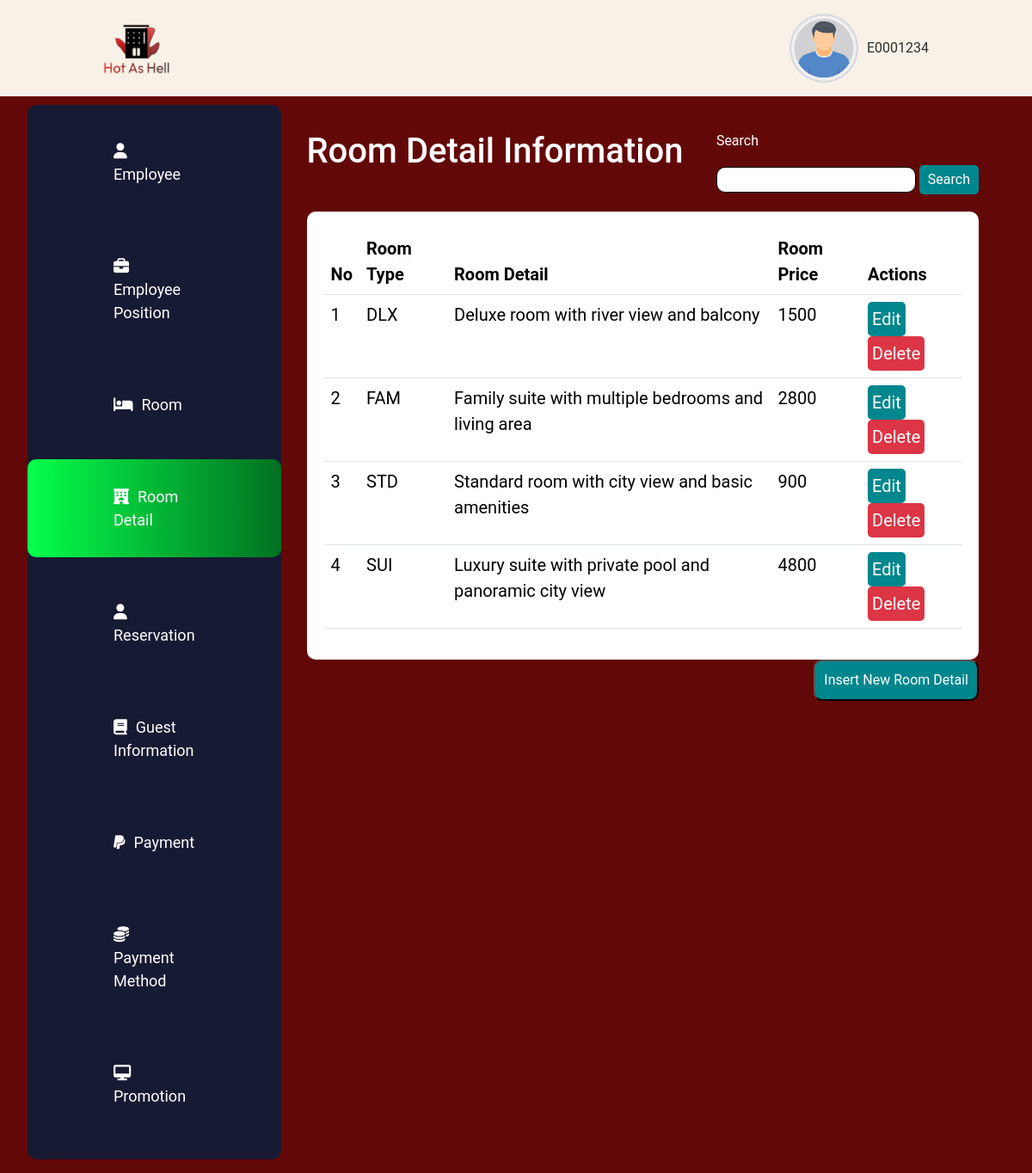
The page /AllLinkedTestDashboard/TestRoomDetailDashboard.php on the database its author committed.
### tables this page shows
CREATE TABLE `room_details` (
  `RoomType` varchar(4) NOT NULL,
  `RoomDetail` text NOT NULL,
  `RoomPrice` int(11) NOT NULL
);

### AllLinkedTestDashboard/TestRoomDetailDashboard.php (the view, shortened to what this page needs)
<!DOCTYPE html>
<html lang="en">
<head>
    <link rel="stylesheet" href="https://cdnjs.cloudflare.com/ajax/libs/font-awesome/6.5.2/css/all.min.css" />
    <link href="https://cdn.jsdelivr.net/npm/bootstrap@5.3.3/dist/css/bootstrap.min.css" rel="stylesheet">
    <link rel="stylesheet" href="style.css">
</head>
<body>
    <nav>
        <img src="images/logo.png" alt="" srcset="" id="logo" style="width: 80px; height: 80px;">
        <div style="display: flex;">
            <img src="images/boy.png" alt="" srcset="" id="person" style="width: 80px; height: 80px;">
            <p id="name">E0001234</p>
        </div>
    </nav>
    <div class="main">
        <div class="left">
            <ul>
                <li><a href="index.html"><i class="fa-solid fa-user" style="margin-right: 10px;"></i>Employee</a></li>
                <li><a href="TestPositionDashboard.php"><i class="fa-solid fa-briefcase" style="margin-right: 10px;"></i>Employee Position</a></li>
                <li><a href="TestRoomDashBoard.php"><i class="fa-solid fa-bed" style="margin-right: 10px;"></i>Room</a></li>
                <li class="highlight"><a href="TestRoomDetailDashBoard.php"><i class="fa-solid fa-hotel" style="margin-right: 10px;"></i>Room Detail</a></li>
                <li><a href="reservation.html"><i class="fa-solid fa-user" style="margin-right: 10px;"></i>Reservation</a></li>
                <li><a href="guest.html"><i class="fa-solid fa-book" style="margin-right: 10px;"></i>Guest Information</a></li>
                <li><a href="payment.html"><i class="fa-brands fa-paypal" style="margin-right: 10px;"></i>Payment</a></li>
                <li><a href="TestMethodDashboard.php"><i class="fa-solid fa-coins" style="margin-right: 10px;"></i>Payment Method</a></li>
                <li><a href="TestPromotionDashboard.php"><i class="fa-solid fa-desktop" style="margin-right: 10px;"></i>Promotion</a></li>
            </ul>
        </div>
        <div class="right">
        <div style="display: flex; justify-content: space-between; color: white;">
                <h1>Room Detail Information</h1>
                <div>
                <form method="GET" action="TestRoomDetailSearchForm2.php">
                        <p>Search</p>
                        <input type="text" name="search" id="search" style="background-color: white; border: 1px solid black; border-radius: 10px; padding: 5px; height: 30px;">
                        <button type="submit" style="background-color: #00868D; color: white; border: none; border-radius: 5px; padding: 5px 10px;">Search</button>
                    </form>
                </div>
            </div>
            <div style="margin-top: 20px; border-radius: 10px; background-color: white; padding: 20px; min-height: 500px; height: 100%;">
                <?php
                $con = mysqli_connect("localhost", "root", "", "hot_as_hell");
                $RoomType = isset($_POST['room_type']) ? $_POST['room_type'] : '';
                $r = 1;
                $query = "SELECT * FROM room_details WHERE RoomType LIKE '%$RoomType%' ORDER BY RoomType ASC";
                $result = mysqli_query($con, $query);
                echo "<table class='table table-hover' style='font-size: 20px;'>";
                echo "<thead>";
                echo "<tr>";
                echo "<th>No</th>";
                echo "<th>Room Type</th>";
                echo "<th>Room Detail</th>";
                echo "<th>Room Price</th>";
                echo "<th>Actions</th>";
                echo "</tr>";
                echo "</thead>";
                echo "<tbody>";
                foreach ($result as $row) {
                    echo "<tr>";
                    echo "<td>".$r++."</td>";
                    echo "<td>".$row["RoomType"]."</td>";
                    echo "<td>".$row["RoomDetail"]."</td>";
                    echo "<td>".$row["RoomPrice"]."</td>";
                    echo "<td>";
                    echo "<a href='TestRoomDetailEditForm.php?type=".$row["RoomType"]."'><button style='color: white; border-radius: 5px; background-color: #00868D; padding: 5px; border: none;'>Edit</button></a> ";
                    echo "<a href='TestRoomDetailDeleteForm.php?type=".$row["RoomType"]."'><button style='color: white; border-radius: 5px; background-color: #DC3545; padding: 5px; border: none;'>Delete</button></a>";
                    echo "</td>";
                    echo "</tr>";
                }
                echo "</tbody>";
                echo "</table>";
                ?>
            </div>
            <div style="width: 100%; display: flex; justify-content: flex-end;">
                <a href="testRoomDetailInsertForm.php">
                    <button style="color: white; border-radius: 10px; background-color: #00868D; padding: 10px;">Insert New Room Detail</button>
                </a>
            </div>
        </div>
    </div>
</body>
</html>

### AllLinkedTestDashboard/style.css (style rules this page uses)
nav { display: flex; justify-content: space-between; align-items: center; padding: 1rem 2rem; background-color: #F8F1E7; padding-left: 10%; padding-right: 10%; }
body { font-family: 'Roboto', sans-serif; margin: 0; padding: 0; background-color: #630808; }
#name { color: #2E2E2E; margin-top: auto; margin-bottom: auto; margin-left: 10px; }
.main { padding: 1rem 2rem; padding-top: 10px; display: flex; }
.left { background-color: #171A33; padding-top: 10px; padding-bottom: 10px; border-radius: 10px; height: 100%; }
.right { width: 100%; padding: 30px; border-radius: 10px; height: 100%; }
ul { list-style-type: none; padding: 0; }
li { padding: 100px; display: flex; padding-top: 30px; padding-bottom: 30px; display: flex; cursor: pointer; margin-bottom: 20px; color: white; border-radius: 10px; font-size: large; }
.highlight { background: linear-gradient(90deg, rgba(5, 255, 75, 1) 0%, rgba(2, 113, 33, 1) 100%); }
a { text-decoration: none; color: white; }

### rows shown on the page
room_details: RoomType "DLX", RoomDetail "Deluxe room with river view and balcony", RoomPrice "1500"
room_details: RoomType "FAM", RoomDetail "Family suite with multiple bedrooms and living area", RoomPrice "2800"
room_details: RoomType "STD", RoomDetail "Standard room with city view and basic amenities", RoomPrice "900"
room_details: RoomType "SUI", RoomDetail "Luxury suite with private pool and panoramic city view", RoomPrice "4800"
